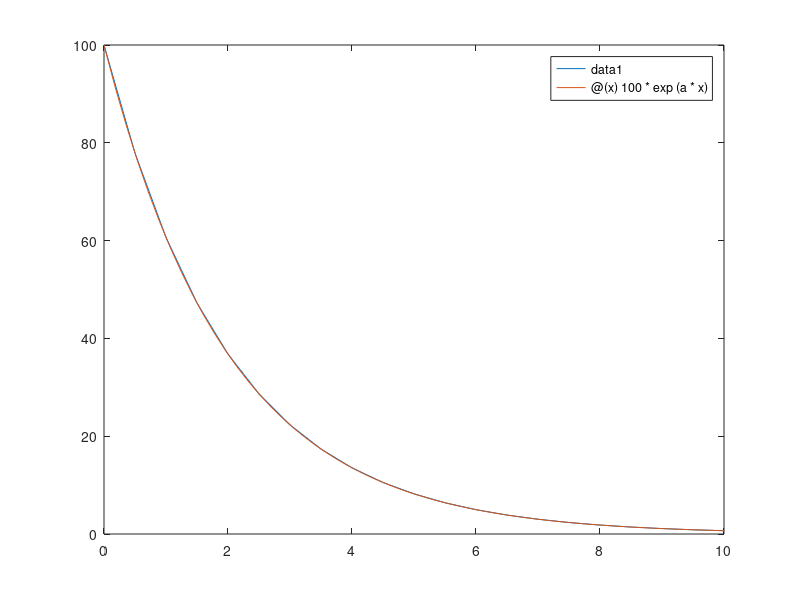

This chart was generated by the following MATLAB code:
clear all; clc; close all;
nodes = 3;
iterations = 3;
t0 = 0;
t_end = 10;
N = 20;
dt = (t_end-t0)/N;
a = -0.5;
%du/dt = f(u(t))
f = @(t,y) a*y;
u0 = 100;
U = zeros(N+1,1);
U(1) = u0;
t = t0;
node_placement = [-1,0,1];
node_values = [1/3,4/3,1/3];
node_placement = dt/2*node_placement + dt/2;
for j = 1:N
    U_tilde = zeros(nodes,1);
    U_tilde(1) = U(j);
    ts = zeros(nodes,1);
    ts(1) = t;
    for i = 2:nodes
        dt_i = (node_placement(i)-node_placement(i-1));
        t = t+dt_i;
        ts(i) = t;
        U_tilde(i) =  U_tilde(i-1) + dt_i*f(t,U_tilde(i-1));
    end
    Y = zeros(iterations,nodes);
    E = zeros(nodes,1);
    for k = 1:iterations
        Y(k,:) = polyfit(ts,U_tilde,2);
        if j == 1
            Y_tilde = u0;
        else
            Y_tilde = polyval(Y(k,:),t-dt);
        end

        R = zeros(1,nodes);
        % (Lobatto nodes -> R(1) = 0)
        for i = 1:nodes
            R(i) = Y_tilde + integral(@(t) f(t,polyval(Y(k,:),t)),t-dt,ts(i)) - polyval(Y(k,:),ts(i));
        end
        for i = 2:nodes
            dt_i = (node_placement(i)-node_placement(i-1))*dt;
            E(i) = E(i-1) + dt_i*f(ts(i-1),E(i-1))+ (R(:,i) - R(:,i-1));
        end
        U_tilde = U_tilde + E;
    end
    U(j+1) = U_tilde(end);
end

plot(0:dt:t_end, U)
hold on
actual = @(x) 100*exp(a*x);
fplot(actual, [t0,t_end])
legend()
